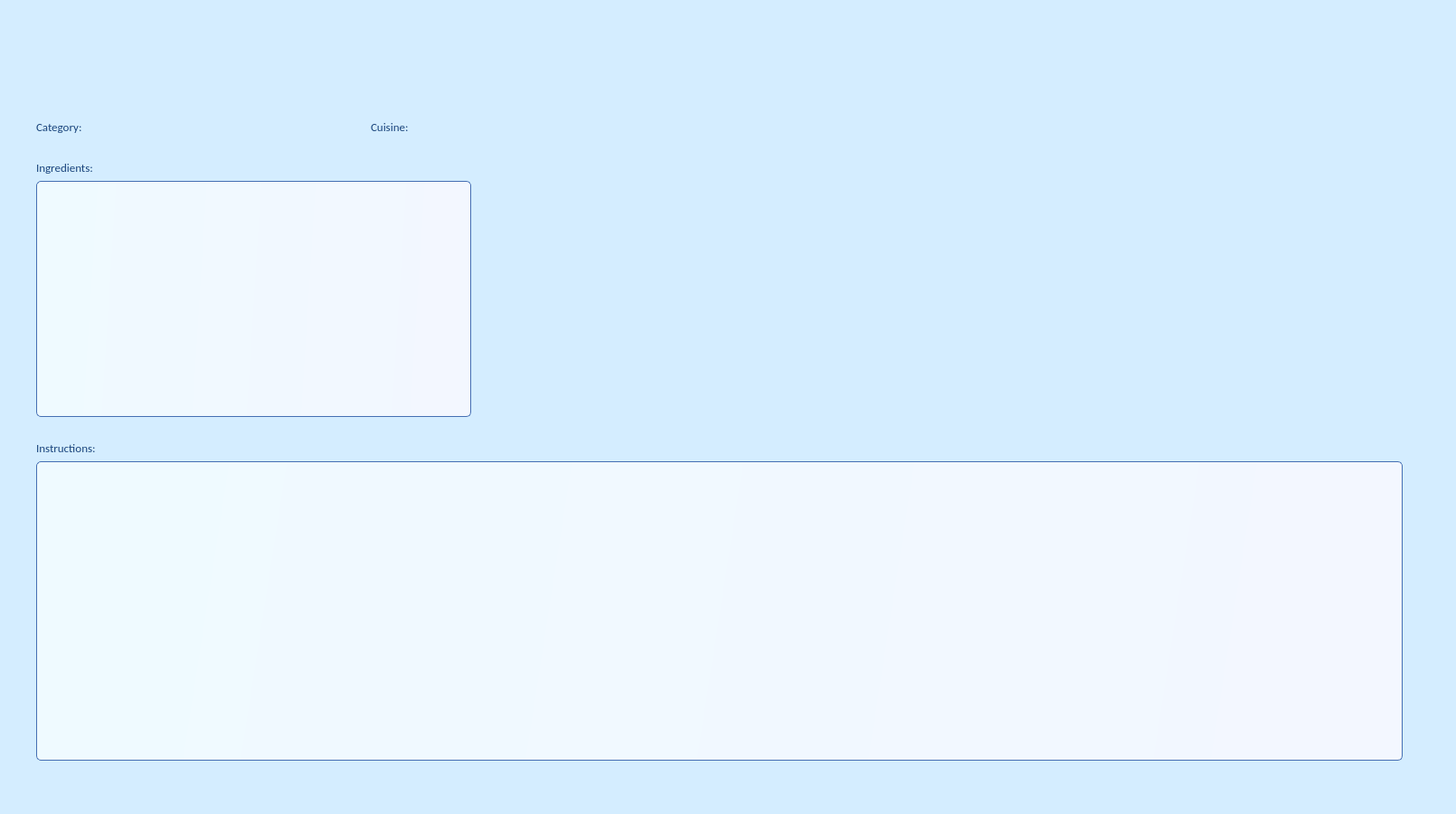
<?xml version="1.0" encoding="UTF-8"?>
<ui version="4.0">
 <class>Form</class>
 <widget class="QWidget" name="Form">
  <property name="geometry">
   <rect>
    <x>0</x>
    <y>0</y>
    <width>1610</width>
    <height>900</height>
   </rect>
  </property>
  <property name="font">
   <font>
    <family>Calibri</family>
    <pointsize>9</pointsize>
   </font>
  </property>
  <property name="windowTitle">
   <string>recipe</string>
  </property>
  <property name="styleSheet">
   <string notr="true">background-color: rgb(212, 237, 255);
color: rgb(25, 68, 124);</string>
  </property>
  <widget class="QLabel" name="photo_label">
   <property name="geometry">
    <rect>
     <x>1060</x>
     <y>140</y>
     <width>350</width>
     <height>350</height>
    </rect>
   </property>
   <property name="frameShape">
    <enum>QFrame::NoFrame</enum>
   </property>
   <property name="text">
    <string/>
   </property>
  </widget>
  <widget class="QLabel" name="title_label">
   <property name="geometry">
    <rect>
     <x>40</x>
     <y>20</y>
     <width>1531</width>
     <height>91</height>
    </rect>
   </property>
   <property name="font">
    <font>
     <family>Gill Sans MT</family>
     <pointsize>24</pointsize>
    </font>
   </property>
   <property name="frameShape">
    <enum>QFrame::NoFrame</enum>
   </property>
   <property name="frameShadow">
    <enum>QFrame::Raised</enum>
   </property>
   <property name="text">
    <string/>
   </property>
  </widget>
  <widget class="QPushButton" name="previous_pushButton">
   <property name="geometry">
    <rect>
     <x>20</x>
     <y>852</y>
     <width>75</width>
     <height>41</height>
    </rect>
   </property>
   <property name="text">
    <string/>
   </property>
   <property name="icon">
    <iconset>
     <normaloff>left.png</normaloff>left.png</iconset>
   </property>
   <property name="iconSize">
    <size>
     <width>100</width>
     <height>80</height>
    </size>
   </property>
   <property name="shortcut">
    <string>Left</string>
   </property>
   <property name="flat">
    <bool>true</bool>
   </property>
  </widget>
  <widget class="QPushButton" name="next_pushButton">
   <property name="geometry">
    <rect>
     <x>1510</x>
     <y>852</y>
     <width>75</width>
     <height>41</height>
    </rect>
   </property>
   <property name="text">
    <string/>
   </property>
   <property name="icon">
    <iconset>
     <normaloff>right.png</normaloff>right.png</iconset>
   </property>
   <property name="iconSize">
    <size>
     <width>100</width>
     <height>80</height>
    </size>
   </property>
   <property name="shortcut">
    <string>Right</string>
   </property>
   <property name="flat">
    <bool>true</bool>
   </property>
  </widget>
  <widget class="QLabel" name="category_label">
   <property name="geometry">
    <rect>
     <x>140</x>
     <y>120</y>
     <width>201</width>
     <height>41</height>
    </rect>
   </property>
   <property name="font">
    <font>
     <family>Calibri</family>
     <pointsize>10</pointsize>
    </font>
   </property>
   <property name="frameShape">
    <enum>QFrame::NoFrame</enum>
   </property>
   <property name="text">
    <string/>
   </property>
  </widget>
  <widget class="QLabel" name="cuisine_label">
   <property name="geometry">
    <rect>
     <x>510</x>
     <y>120</y>
     <width>241</width>
     <height>41</height>
    </rect>
   </property>
   <property name="font">
    <font>
     <family>Calibri</family>
     <pointsize>10</pointsize>
    </font>
   </property>
   <property name="frameShape">
    <enum>QFrame::NoFrame</enum>
   </property>
   <property name="text">
    <string/>
   </property>
  </widget>
  <widget class="QLabel" name="categories_label">
   <property name="geometry">
    <rect>
     <x>40</x>
     <y>120</y>
     <width>91</width>
     <height>41</height>
    </rect>
   </property>
   <property name="font">
    <font>
     <family>Calibri</family>
     <pointsize>10</pointsize>
    </font>
   </property>
   <property name="frameShape">
    <enum>QFrame::NoFrame</enum>
   </property>
   <property name="text">
    <string>Category:</string>
   </property>
  </widget>
  <widget class="QLabel" name="categories_label_2">
   <property name="geometry">
    <rect>
     <x>410</x>
     <y>120</y>
     <width>81</width>
     <height>41</height>
    </rect>
   </property>
   <property name="font">
    <font>
     <family>Calibri</family>
     <pointsize>10</pointsize>
    </font>
   </property>
   <property name="frameShape">
    <enum>QFrame::NoFrame</enum>
   </property>
   <property name="text">
    <string>Cuisine:</string>
   </property>
  </widget>
  <widget class="QLabel" name="ingredients_label">
   <property name="geometry">
    <rect>
     <x>40</x>
     <y>170</y>
     <width>171</width>
     <height>31</height>
    </rect>
   </property>
   <property name="font">
    <font>
     <family>Calibri</family>
     <pointsize>10</pointsize>
    </font>
   </property>
   <property name="frameShape">
    <enum>QFrame::NoFrame</enum>
   </property>
   <property name="text">
    <string>Ingredients:</string>
   </property>
  </widget>
  <widget class="QLabel" name="instructions_label_2">
   <property name="geometry">
    <rect>
     <x>40</x>
     <y>480</y>
     <width>171</width>
     <height>31</height>
    </rect>
   </property>
   <property name="font">
    <font>
     <family>Calibri</family>
     <pointsize>10</pointsize>
    </font>
   </property>
   <property name="frameShape">
    <enum>QFrame::NoFrame</enum>
   </property>
   <property name="text">
    <string>Instructions:</string>
   </property>
  </widget>
  <widget class="QListWidget" name="ingredients">
   <property name="enabled">
    <bool>true</bool>
   </property>
   <property name="geometry">
    <rect>
     <x>40</x>
     <y>200</y>
     <width>481</width>
     <height>261</height>
    </rect>
   </property>
   <property name="font">
    <font>
     <family>Calibri</family>
     <pointsize>10</pointsize>
    </font>
   </property>
   <property name="styleSheet">
    <string notr="true">background-color: qlineargradient(spread:pad, x1:0, y1:0.477, x2:1, y2:0.511, stop:0 rgb(239, 250, 255), stop:1 rgb(243, 247, 255));
border: 1px solid rgb(69, 111, 179);
border-radius: 5px;</string>
   </property>
   <property name="frameShape">
    <enum>QFrame::Box</enum>
   </property>
   <property name="frameShadow">
    <enum>QFrame::Plain</enum>
   </property>
   <property name="lineWidth">
    <number>1</number>
   </property>
   <property name="editTriggers">
    <set>QAbstractItemView::NoEditTriggers</set>
   </property>
   <property name="showDropIndicator" stdset="0">
    <bool>false</bool>
   </property>
   <property name="defaultDropAction">
    <enum>Qt::IgnoreAction</enum>
   </property>
   <property name="selectionMode">
    <enum>QAbstractItemView::NoSelection</enum>
   </property>
   <property name="verticalScrollMode">
    <enum>QAbstractItemView::ScrollPerPixel</enum>
   </property>
   <property name="horizontalScrollMode">
    <enum>QAbstractItemView::ScrollPerPixel</enum>
   </property>
  </widget>
  <widget class="QTextBrowser" name="instructions">
   <property name="geometry">
    <rect>
     <x>40</x>
     <y>510</y>
     <width>1511</width>
     <height>331</height>
    </rect>
   </property>
   <property name="font">
    <font>
     <family>Calibri</family>
     <pointsize>10</pointsize>
    </font>
   </property>
   <property name="styleSheet">
    <string notr="true">background-color: qlineargradient(spread:pad, x1:0, y1:0.477, x2:1, y2:0.511, stop:0 rgb(239, 250, 255), stop:1 rgb(243, 247, 255));
border: 1px solid rgb(69, 111, 179);
border-radius: 5px;</string>
   </property>
   <property name="frameShape">
    <enum>QFrame::NoFrame</enum>
   </property>
  </widget>
 </widget>
 <resources/>
 <connections/>
</ui>
